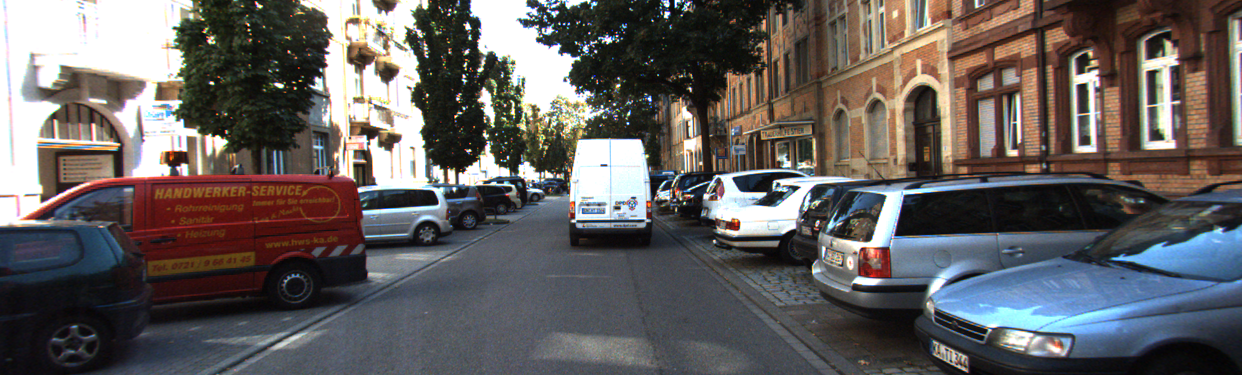
//> input picture imgs/stereo_left.png, 1242 x 375 px
$ ./stereo_depth_fusion   (built with g++ and OpenCV 4)
//> lines starting //> are read from the running program, lines starting //| are printed output that depends on the picture; after the words box and inside, x2 and y2 are one past the last pixel; in counts of white or black regions, pixels touching at a corner belong together
### utils.h
#include <opencv2/core/core.hpp>
#include <opencv2/highgui/highgui.hpp>
#include <opencv2/photo/photo.hpp>
#include <png++/png.hpp>
#include <unordered_set>

class Utils
{
 public:
  void convertCVMatToPNG(const cv::Mat &cvmat_img,
                         png::image<png::rgb_pixel> &png_img);
  cv::Mat convertFloatToCVMat(int width,
                              int height,
                              const float* data);
  void visualizeDepthImage(cv::Mat &depth_image);
  cv::Mat colorMapDisparity(cv::Mat &disp_image);
  void CVMatSave(const std::string &filename,
                 const cv::Mat &mat);
  cv::Mat CVMatLoad(const std::string &filename);
  void calculateAccuracy(cv::Mat input,
                         cv::Mat gt,
                         double &error,
                         cv::Mat_<double> &err,
                         cv::Mat sampling_mask);
  std::unordered_set<int> BobFloydAlgo(int sampleSize,
                                       int rangeUpperBound);
  void generateRandomSamplingMask(cv::Mat depth_image,
                                  cv::Mat &sampling_mask,
                                  double sampling_fraction);
};

### stereo_depth_fusion.cpp
#include <stdio.h>
#include <ctime>
#include <iostream>
#include <fstream>
#include <cstdlib>
#include <dirent.h>
#include "SGMStereo.h"
#include "utils.h"

using namespace std;

/* -------------------------- SET THESE PARAMETERS --------------------------- */
/* stereo options */
#define STEREO_FULL_PIPELINE -1
#define STEREO_LEFT_ONLY      0

/* cost volume update options */
#define VOLUME_UPDATE_NAIVE   3
#define VOLUME_UPDATE_DIFFB   2
#define VOLUME_UPDATE_NEIGH   1
#define VOLUME_UPDATE_NONE   -1

/* image save flag */
#define SAVE_IMAGES           1

/* ground truth sampling option */
double SAMPLING_FRACTION   = 0.50;

/* disparity scaling factor (256 for KITTI) */
double SCALING_FACTOR      = 256.0;

/* input and output directories */
std::string repo_dir = "/path/to/stereo_sparse_depth_fusion/";
std::string left_image_uri = repo_dir + "imgs/stereo_left.png";
std::string right_image_uri = repo_dir + "imgs/stereo_right.png";
std::string left_depth_uri = repo_dir + "imgs/gt_disparity.png";
std::string save_dir = repo_dir + "results/";
/* --------------------------------------------------------------------------- */

void SemiGlobalMatching(const cv::Mat &leftImage,
                        const cv::Mat &rightImage,
                        cv::Mat &dispImage,
                        int STEREO_PIPELINE_MODE,
                        const std::string cameraParamFile,
                        cv::Mat depthImage,
                        cv::Mat weightImg,
                        int FUSE_FLAG)
{
    png::image<png::rgb_pixel> leftImageSGM, rightImageSGM;
    Utils utilities;
    utilities.convertCVMatToPNG(leftImage, leftImageSGM);
    utilities.convertCVMatToPNG(rightImage, rightImageSGM);
    size_t width = leftImageSGM.get_width();
    size_t height = leftImageSGM.get_height();
    if (width != rightImageSGM.get_width() ||
        height != rightImageSGM.get_height())
    {
        dispImage = cv::Mat1w();
        return;
    }
    float* dispImageFloat = (float*)malloc(width*height*sizeof(float));
    SGMStereo sgm;
    cv::Mat leftImageGray;
    cv::cvtColor(leftImage, leftImageGray, CV_RGB2GRAY);
    sgm.compute(leftImageSGM,
                rightImageSGM,
                dispImageFloat,
                STEREO_PIPELINE_MODE,
                cameraParamFile,
                depthImage,
                FUSE_FLAG,
                leftImageGray,
                weightImg);
    dispImage = utilities.convertFloatToCVMat(width, height, dispImageFloat);
    free(dispImageFloat);
}

void displayMinMax(cv::Mat array)
{
    double min, max;
    cv::minMaxLoc(array, &min, &max);
    std::cout << "Minimum: " << min << " | Maximum: " << max << std::endl;
}

int main()
{
    Utils utilities;

    std::cout << "DATA DETAILS: " << std::endl;
    std::cout << "--- Left Image: " << left_image_uri << std::endl;
    std::cout << "--- Right Image: " << right_image_uri << std::endl;
    std::cout << "--- Disparity: (GT) " << left_depth_uri << std::endl;

    std::vector<int> compression_params;
    compression_params.push_back(CV_IMWRITE_PNG_COMPRESSION);
    compression_params.push_back(0);

    cv::Mat left_image_clr = cv::imread(left_image_uri);
//> left_image_clr is the input picture: 375 rows x 1242 cols, CV_8UC3; mean B, G, R 94.5, 95.3, 99.4
    cv::Mat right_image_clr = cv::imread(right_image_uri);
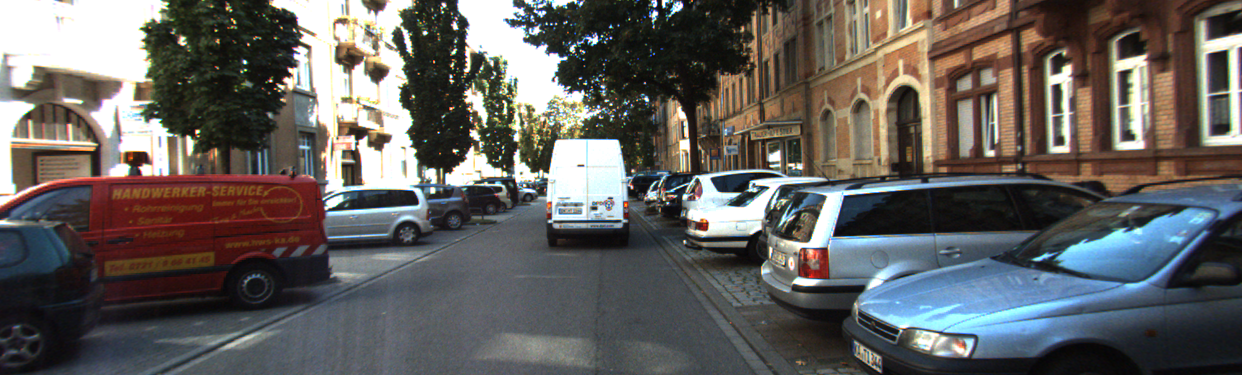
//> input picture imgs/stereo_right.png, 1242 x 375 px
//> right_image_clr is the input picture: 375 rows x 1242 cols, CV_8UC3; mean B, G, R 94.3, 96.7, 99.2

    cv::Mat_<double> disp_image = cv::imread(left_depth_uri,
                                             cv::IMREAD_ANYDEPTH);
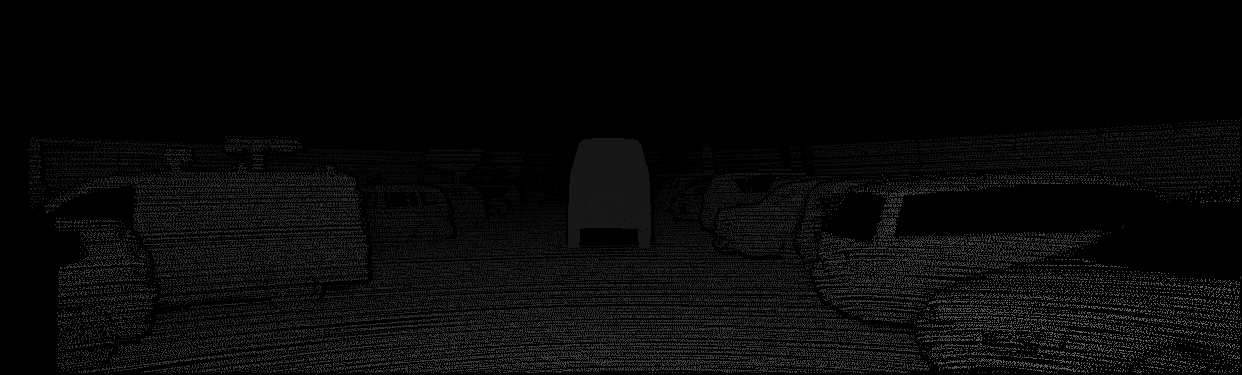
//> input picture imgs/gt_disparity.png, 1242 x 375 px
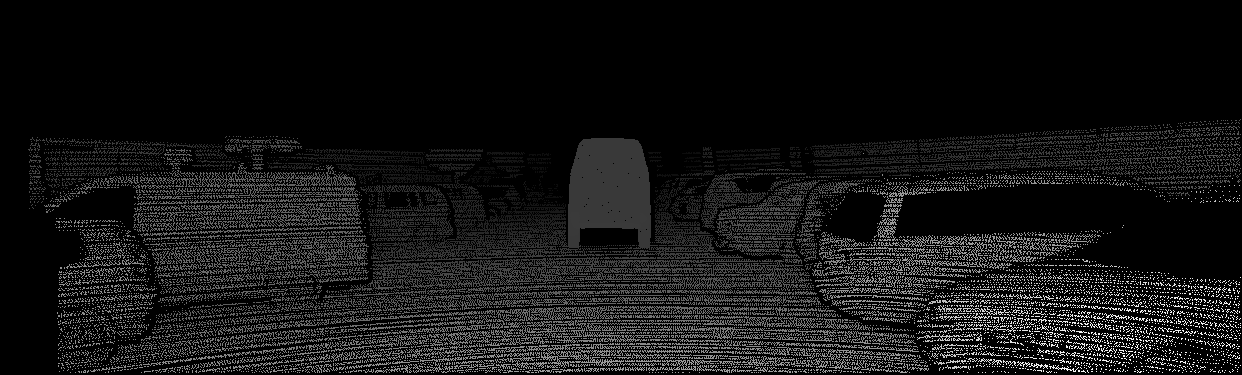
//> disp_image: 375 rows x 1242 cols, CV_64FC1; min 0, max 25907, mean 2046.1; drawn with min black and max white
    disp_image = disp_image / SCALING_FACTOR;
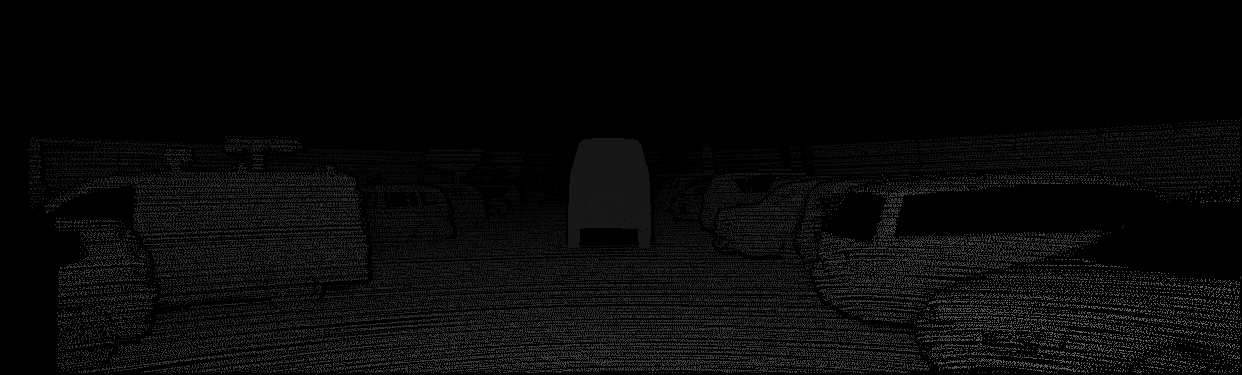
//> disp_image: 375 rows x 1242 cols, CV_64FC1; 19.57% of pixels changed, all inside (x1, y1, x2, y2) = (28, 119, 1241, 373)
    std::cout << "{read status:} successfully read input images.." << std::endl;

    /* EVALUATION A: SEMI GLOBAL MATCHING */
    std::cout << "\n{EVALUATION A:} -- SEMI GLOBAL MATCHING -- " << std::endl;
    cv::Mat disparity_image;
    SemiGlobalMatching(left_image_clr,
                       right_image_clr,
                       disparity_image,
                       STEREO_LEFT_ONLY,
                       "no_params_needed",
                       cv::Mat(),
                       cv::Mat(),
                       VOLUME_UPDATE_NONE);
//> (the run ends here: the program needs code that is not available in this run, at `png::image<png::rgb_pixel> leftImageSGM, rightImageSGM;`)
